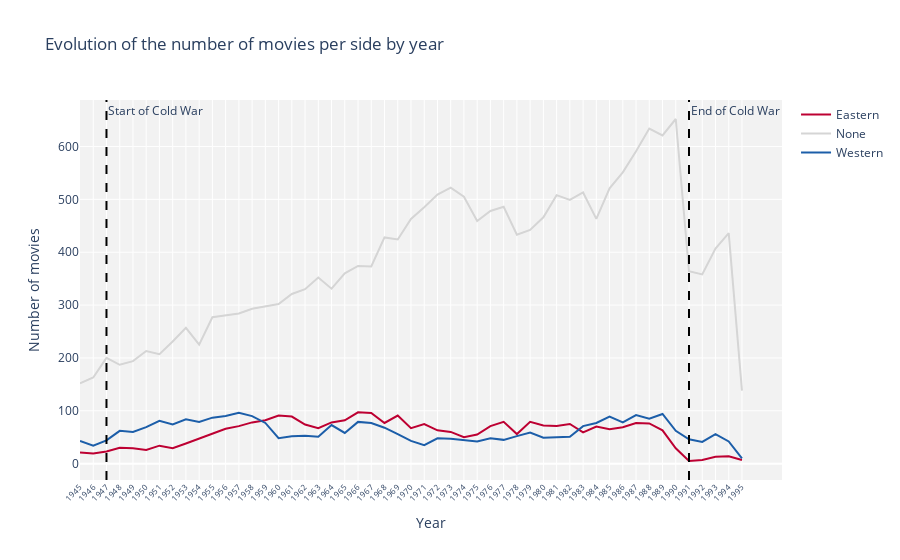

The code cell stored with this chart in its notebook:
### Code cell
movie_side_count = movies.groupby(["release_date", "cold_war_side"]).size().unstack()

fig = go.Figure()

COLOR_DICT = {
    "Eastern": COLOR_SCALE[0],
    "Western": COLOR_SCALE[6],
    "None": COLOR_SCALE[3]
}

for side in movie_side_count.columns:
    fig.add_trace(go.Line(x=movie_side_count.index, 
                            y=movie_side_count[side], 
                            mode="lines", 
                            name=side, 
                            line=dict(width=2, color=COLOR_DICT[side]),
                            hovertemplate="Year: %{x}<br>No. of movies: %{y}<extra></extra>"))
    
fig.update_layout(title="Evolution of the number of movies per side by year", xaxis_title="Year", yaxis_title="Number of movies", plot_bgcolor="#F2F2F2")
fig.update_xaxes(tickangle=-45, tickvals=list(year_counts.index), tickfont=dict(size=8))

# add some marker to show start of cold war and end of cold war
fig.add_vline(x=1947, line_dash="dash", line_color="black", annotation_text="Start of Cold War")
fig.add_vline(x=1991, line_dash="dash", line_color="black", annotation_text="End of Cold War")

fig.write_html(WEB_EXPORT_FOLDER + "evol_nb_movies.html")
fig.show()

### Figure 1 — Plotly figure (JSON) as saved in the notebook; plotly's stock layout.template omitted (floating-point values rounded to 4 significant figures)
{"data": [{"hovertemplate": "Year: %{x}<br>No. of movies: %{y}<extra></extra>", "line": {"color": "#BD0032", "width": 2}, "mode": "lines", "name": "Eastern", "type": "scatter", "x": [1945, 1946, 1947, 1948, 1949, 1950, 1951, 1952, 1953, 1954, 1955, 1956, 1957, 1958, 1959, 1960, 1961, 1962, 1963, 1964, 1965, 1966, 1967, 1968, 1969, 1970, 1971, 1972, 1973, 1974, 1975, 1976, 1977, 1978, 1979, 1980, 1981, 1982, 1983, 1984, 1985, 1986, 1987, 1988, 1989, 1990, 1991, 1992, 1993, 1994, 1995], "y": [21, 19, 23, 30, 29, 26, 34, 29, 38, 47, 57, 66, 71, 78, 82, 91, 89, 74, 67, 78, 82, 97, 96, 77, 91, 67, 75, 63, 60, 50, 55, 71, 79, 56, 79, 72, 71, 75, 59, 70, 65, 69, 77, 76, 63, 29, 5, 7, 13, 14, 7]}, {"hovertemplate": "Year: %{x}<br>No. of movies: %{y}<extra></extra>", "line": {"color": "#D5D5D5", "width": 2}, "mode": "lines", "name": "None", "type": "scatter", "x": [1945, 1946, 1947, 1948, 1949, 1950, 1951, 1952, 1953, 1954, 1955, 1956, 1957, 1958, 1959, 1960, 1961, 1962, 1963, 1964, 1965, 1966, 1967, 1968, 1969, 1970, 1971, 1972, 1973, 1974, 1975, 1976, 1977, 1978, 1979, 1980, 1981, 1982, 1983, 1984, 1985, 1986, 1987, 1988, 1989, 1990, 1991, 1992, 1993, 1994, 1995], "y": [152, 163, 200, 187, 194, 213, 207, 231, 257, 225, 277, 280, 284, 293, 298, 302, 321, 330, 352, 331, 360, 374, 373, 428, 424, 463, 485, 509, 522, 505, 459, 478, 486, 433, 442, 466, 508, 499, 513, 463, 521, 551, 591, 634, 621, 652, 364, 358, 407, 436, 138]}, {"hovertemplate": "Year: %{x}<br>No. of movies: %{y}<extra></extra>", "line": {"color": "#1C5EA9", "width": 2}, "mode": "lines", "name": "Western", "type": "scatter", "x": [1945, 1946, 1947, 1948, 1949, 1950, 1951, 1952, 1953, 1954, 1955, 1956, 1957, 1958, 1959, 1960, 1961, 1962, 1963, 1964, 1965, 1966, 1967, 1968, 1969, 1970, 1971, 1972, 1973, 1974, 1975, 1976, 1977, 1978, 1979, 1980, 1981, 1982, 1983, 1984, 1985, 1986, 1987, 1988, 1989, 1990, 1991, 1992, 1993, 1994, 1995], "y": [43, 34, 44, 62, 60, 69, 81, 74, 84, 79, 87, 90, 96, 90, 77, 48, 52, 53, 51, 73, 58, 79, 77, 68, 56, 43, 35, 48, 47, 45, 42, 48, 45, 52, 59, 49, 50, 51, 71, 77, 89, 78, 92, 85, 94, 62, 46, 41, 56, 42, 10]}], "layout": {"annotations": [{"showarrow": false, "text": "Start of Cold War", "x": 1947, "xanchor": "left", "xref": "x", "y": 1, "yanchor": "top", "yref": "y domain"}, {"showarrow": false, "text": "End of Cold War", "x": 1991, "xanchor": "left", "xref": "x", "y": 1, "yanchor": "top", "yref": "y domain"}], "plot_bgcolor": "#F2F2F2", "shapes": [{"line": {"color": "black", "dash": "dash"}, "type": "line", "x0": 1947, "x1": 1947, "xref": "x", "y0": 0, "y1": 1, "yref": "y domain"}, {"line": {"color": "black", "dash": "dash"}, "type": "line", "x0": 1991, "x1": 1991, "xref": "x", "y0": 0, "y1": 1, "yref": "y domain"}], "title": {"text": "Evolution of the number of movies per side by year"}, "xaxis": {"tickangle": -45, "tickfont": {"size": 8}, "tickvals": [1945, 1946, 1947, 1948, 1949, 1950, 1951, 1952, 1953, 1954, 1955, 1956, 1957, 1958, 1959, 1960, 1961, 1962, 1963, 1964, 1965, 1966, 1967, 1968, 1969, 1970, 1971, 1972, 1973, 1974, 1975, 1976, 1977, 1978, 1979, 1980, 1981, 1982, 1983, 1984, 1985, 1986, 1987, 1988, 1989, 1990, 1991, 1992, 1993, 1994, 1995], "title": {"text": "Year"}}, "yaxis": {"title": {"text": "Number of movies"}}}}
